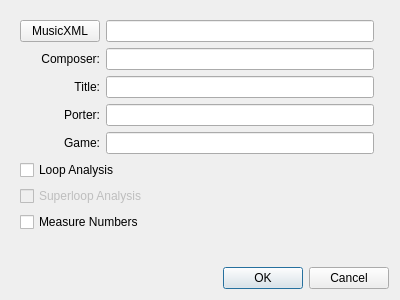
<?xml version="1.0" encoding="UTF-8"?>
<ui version="4.0">
 <class>Dialog</class>
 <widget class="QDialog" name="Dialog">
  <property name="geometry">
   <rect>
    <x>0</x>
    <y>0</y>
    <width>400</width>
    <height>300</height>
   </rect>
  </property>
  <property name="windowTitle">
   <string>Dialog</string>
  </property>
  <layout class="QVBoxLayout" name="verticalLayout">
   <item>
    <widget class="QWidget" name="control_widget" native="true">
     <layout class="QGridLayout" name="gridLayout">
      <item row="1" column="0">
       <widget class="QLabel" name="composer_label">
        <property name="text">
         <string>Composer:</string>
        </property>
        <property name="alignment">
         <set>Qt::AlignRight|Qt::AlignTrailing|Qt::AlignVCenter</set>
        </property>
       </widget>
      </item>
      <item row="3" column="1">
       <widget class="QLineEdit" name="porter_name"/>
      </item>
      <item row="6" column="0" colspan="3">
       <widget class="QCheckBox" name="superloop_analysis">
        <property name="enabled">
         <bool>false</bool>
        </property>
        <property name="text">
         <string>Superloop Analysis</string>
        </property>
       </widget>
      </item>
      <item row="7" column="0" colspan="3">
       <widget class="QCheckBox" name="measure_numbers">
        <property name="text">
         <string>Measure Numbers</string>
        </property>
       </widget>
      </item>
      <item row="4" column="1">
       <widget class="QLineEdit" name="game_name"/>
      </item>
      <item row="1" column="1">
       <widget class="QLineEdit" name="composer"/>
      </item>
      <item row="9" column="0">
       <spacer name="verticalSpacer_2">
        <property name="orientation">
         <enum>Qt::Vertical</enum>
        </property>
        <property name="sizeHint" stdset="0">
         <size>
          <width>20</width>
          <height>40</height>
         </size>
        </property>
       </spacer>
      </item>
      <item row="0" column="0">
       <widget class="QPushButton" name="select_musicxml_fname">
        <property name="text">
         <string>MusicXML</string>
        </property>
       </widget>
      </item>
      <item row="5" column="0" colspan="3">
       <widget class="QCheckBox" name="loop_analysis">
        <property name="text">
         <string>Loop Analysis</string>
        </property>
       </widget>
      </item>
      <item row="0" column="1">
       <widget class="QLineEdit" name="musicxml_fname"/>
      </item>
      <item row="4" column="0">
       <widget class="QLabel" name="game_name_label">
        <property name="text">
         <string>Game:</string>
        </property>
        <property name="alignment">
         <set>Qt::AlignRight|Qt::AlignTrailing|Qt::AlignVCenter</set>
        </property>
       </widget>
      </item>
      <item row="3" column="0">
       <widget class="QLabel" name="porter_name_label">
        <property name="text">
         <string>Porter:</string>
        </property>
        <property name="alignment">
         <set>Qt::AlignRight|Qt::AlignTrailing|Qt::AlignVCenter</set>
        </property>
       </widget>
      </item>
      <item row="2" column="0">
       <widget class="QLabel" name="title_label">
        <property name="text">
         <string>Title:</string>
        </property>
        <property name="alignment">
         <set>Qt::AlignRight|Qt::AlignTrailing|Qt::AlignVCenter</set>
        </property>
       </widget>
      </item>
      <item row="2" column="1">
       <widget class="QLineEdit" name="title"/>
      </item>
     </layout>
    </widget>
   </item>
   <item>
    <widget class="QDialogButtonBox" name="buttonBox">
     <property name="orientation">
      <enum>Qt::Horizontal</enum>
     </property>
     <property name="standardButtons">
      <set>QDialogButtonBox::Cancel|QDialogButtonBox::Ok</set>
     </property>
    </widget>
   </item>
  </layout>
 </widget>
 <resources/>
 <connections>
  <connection>
   <sender>buttonBox</sender>
   <signal>accepted()</signal>
   <receiver>Dialog</receiver>
   <slot>accept()</slot>
   <hints>
    <hint type="sourcelabel">
     <x>248</x>
     <y>254</y>
    </hint>
    <hint type="destinationlabel">
     <x>157</x>
     <y>274</y>
    </hint>
   </hints>
  </connection>
  <connection>
   <sender>buttonBox</sender>
   <signal>rejected()</signal>
   <receiver>Dialog</receiver>
   <slot>reject()</slot>
   <hints>
    <hint type="sourcelabel">
     <x>316</x>
     <y>260</y>
    </hint>
    <hint type="destinationlabel">
     <x>286</x>
     <y>274</y>
    </hint>
   </hints>
  </connection>
 </connections>
</ui>
